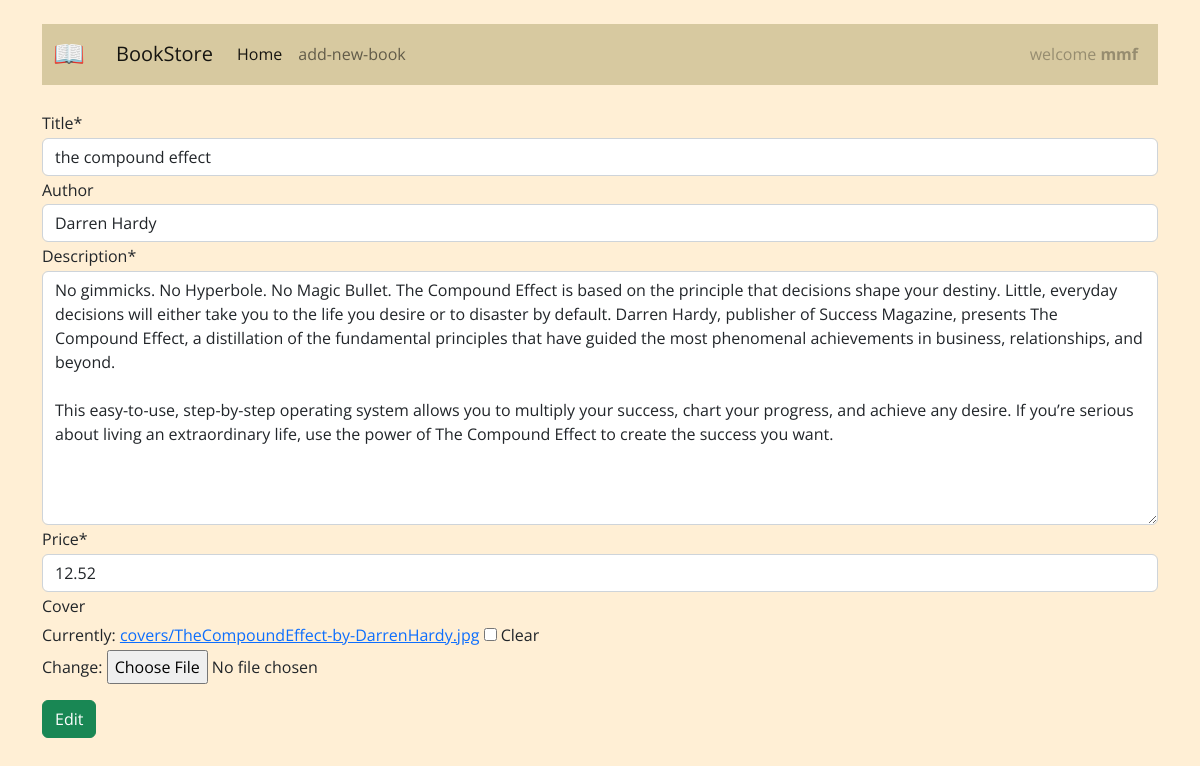
Screenshot of /books/2/edit/ (signed in) with the database file from the repository.
### accounts/models.py (models this page shows)
class CustomUser(AbstractUser):
    age = models.PositiveIntegerField(null=True, blank=True)

### books/models.py (models this page shows, shortened)
class Book(models.Model):
    title = models.CharField(max_length=200)
    description = models.TextField()
    author = models.CharField(max_length=100, blank=True)
    price = models.DecimalField(max_digits=5, decimal_places=2)
    cover = models.ImageField(upload_to='covers/', blank=True)
    slug = models.SlugField(null=False, unique=True) # (new)
    class Meta:
        verbose_name = 'Book'
        verbose_name_plural = 'Books'

### books/views.py (the view)
# urls.py: path('<int:pk>/edit/', views.BookUpdateView.as_view(), name='book_update'),
class BookUpdateView(generic.UpdateView):
    model = Book
    fields = ['title', 'author', 'description', 'price', 'cover', ]
    template_name = 'books/book_update.html'

### books/templates/books/book_update.html (shortened to what this page needs)
{% extends '_base.html' %}
{% load crispy_forms_tags %}
{% block content %}
    <form action="" method="post" class="mt-4" enctype="multipart/form-data">
        {{ form|crispy }}
        <button type="submit" class="btn btn-success mt-3">Edit</button>
    </form>
{% endblock content %}

### templates/_base.html (shortened to what this page needs)
{% load static %}
<!DOCTYPE html>
<html lang="en">
<head>
    <link href="https://cdn.jsdelivr.net/npm/bootstrap@5.2.0/dist/css/bootstrap.min.css" rel="stylesheet">
    <link rel="stylesheet" href="{% static 'css/style.css' %}">
</head>
<body>
    <div class="container mt-4">
        <nav class="navbar navbar-expand-lg" style="background-color: #d5c79df1;">
            <div class="container-fluid">
                <a class="navbar-brand" href="{% url 'books_list' %}">
                    <img src="{% static 'icons/book.png' %}" alt="" height="30"
                         class="d-inline-block align-text-top">
                </a>
                <a class="navbar-brand mx-3" href="{% url 'books_list' %}">BookStore</a>
                <div class="collapse navbar-collapse" id="navbarSupportedContent">
                    <ul class="navbar-nav me-auto mb-2 mb-lg-0">
                        <li class="nav-item">
                            <a class="nav-link active" aria-current="page" href="{% url 'home' %}">Home</a>
                        </li>
                        <li class="nav-item">
                            <a class="nav-link" href="{% url 'book_create' %}">add-new-book</a>
                        </li>
                    </ul>
                </div>
                {% if user.is_authenticated %}
                    <div class="d-flex justify-content-between">
                        <div class="collapse navbar-collapse">
                            <ul class="navbar-nav">
                                <li class="nav-item">
                                    <a class="nav-link disabled" href="#">
                                        welcome <strong>{{ user.username }}</strong>
                                    </a>
                                </li>
                            </ul>
                        </div>
                    </div>
                {% endif %}
            </div>
        </nav>
        {% block content %}
        {% endblock content %}
    </div>
</body>
</html>

### static/css/style.css (style rules this page uses)
body { font-family: 'Open Sans', sans-serif; line-height: 1.8rem; background-color: papayawhip; }

### rows the page displays
CustomUser: username "mmf"
Book: title "the compound effect", author "Darren Hardy", description "No gimmicks. No Hyperbole. No Magic Bullet. The Compound Effect is based on the principle that decisions shape your destiny. Little, everyday decisions will either take you to the life you desire or to disaster by default. Darren Hardy, publisher of Success Magazine, presents The Compound Effect, a distillation of the fundamental principles that have guided the most phenomenal achievements in business, relationships, and beyond. This easy-to-use, step-by-step operating system allows you to multiply your success, chart your progress, and achieve any desire. If you’re serious about living an extraordinary life, use the power of The Compound Effect to create the success you want.", price "12.52"
